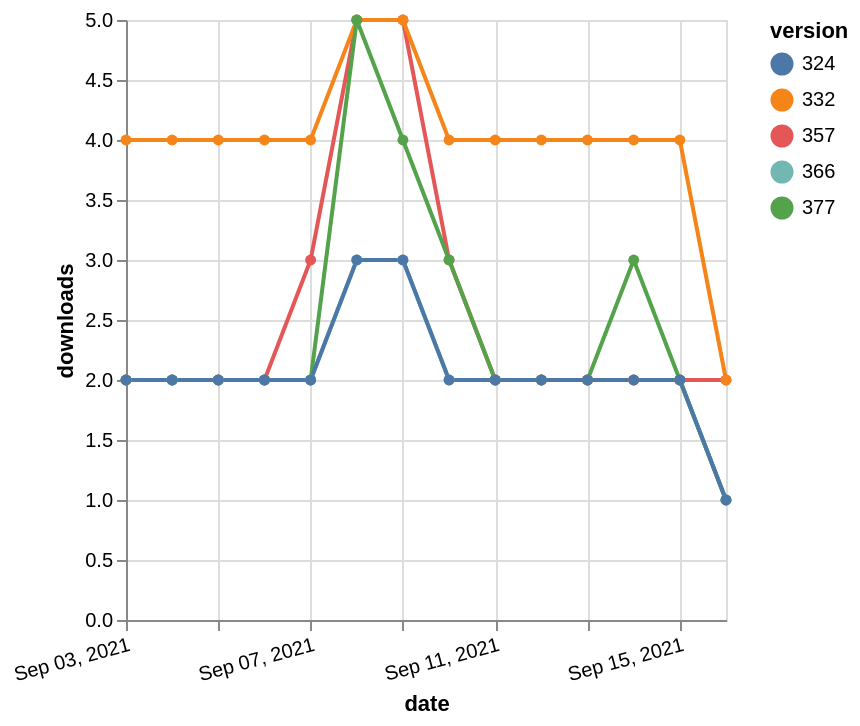

The Vega-Lite source for this figure:
### Vega-Lite specification from a JSON file in a GitHub repository (floating-point values rounded to 4 significant figures)
{"$schema": "https://vega.github.io/schema/vega-lite/v5.json", "description": "A simple bar chart with embedded data.", "data": {"values": [{"date": "2021-09-03", "total": 2309, "delta": 2, "version": "366"}, {"date": "2021-09-04", "total": 2311, "delta": 2, "version": "366"}, {"date": "2021-09-05", "total": 2313, "delta": 2, "version": "366"}, {"date": "2021-09-06", "total": 2315, "delta": 2, "version": "366"}, {"date": "2021-09-07", "total": 2317, "delta": 2, "version": "366"}, {"date": "2021-09-08", "total": 2320, "delta": 3, "version": "366"}, {"date": "2021-09-09", "total": 2323, "delta": 3, "version": "366"}, {"date": "2021-09-10", "total": 2325, "delta": 2, "version": "366"}, {"date": "2021-09-11", "total": 2327, "delta": 2, "version": "366"}, {"date": "2021-09-12", "total": 2329, "delta": 2, "version": "366"}, {"date": "2021-09-13", "total": 2331, "delta": 2, "version": "366"}, {"date": "2021-09-14", "total": 2333, "delta": 2, "version": "366"}, {"date": "2021-09-15", "total": 2335, "delta": 2, "version": "366"}, {"date": "2021-09-16", "total": 2336, "delta": 1, "version": "366"}, {"date": "2021-09-03", "total": 2890, "delta": 2, "version": "357"}, {"date": "2021-09-04", "total": 2892, "delta": 2, "version": "357"}, {"date": "2021-09-05", "total": 2894, "delta": 2, "version": "357"}, {"date": "2021-09-06", "total": 2896, "delta": 2, "version": "357"}, {"date": "2021-09-07", "total": 2899, "delta": 3, "version": "357"}, {"date": "2021-09-08", "total": 2904, "delta": 5, "version": "357"}, {"date": "2021-09-09", "total": 2909, "delta": 5, "version": "357"}, {"date": "2021-09-10", "total": 2912, "delta": 3, "version": "357"}, {"date": "2021-09-11", "total": 2914, "delta": 2, "version": "357"}, {"date": "2021-09-12", "total": 2916, "delta": 2, "version": "357"}, {"date": "2021-09-13", "total": 2918, "delta": 2, "version": "357"}, {"date": "2021-09-14", "total": 2920, "delta": 2, "version": "357"}, {"date": "2021-09-15", "total": 2922, "delta": 2, "version": "357"}, {"date": "2021-09-16", "total": 2924, "delta": 2, "version": "357"}, {"date": "2021-09-03", "total": 4943, "delta": 4, "version": "332"}, {"date": "2021-09-04", "total": 4947, "delta": 4, "version": "332"}, {"date": "2021-09-05", "total": 4951, "delta": 4, "version": "332"}, {"date": "2021-09-06", "total": 4955, "delta": 4, "version": "332"}, {"date": "2021-09-07", "total": 4959, "delta": 4, "version": "332"}, {"date": "2021-09-08", "total": 4964, "delta": 5, "version": "332"}, {"date": "2021-09-09", "total": 4969, "delta": 5, "version": "332"}, {"date": "2021-09-10", "total": 4973, "delta": 4, "version": "332"}, {"date": "2021-09-11", "total": 4977, "delta": 4, "version": "332"}, {"date": "2021-09-12", "total": 4981, "delta": 4, "version": "332"}, {"date": "2021-09-13", "total": 4985, "delta": 4, "version": "332"}, {"date": "2021-09-14", "total": 4989, "delta": 4, "version": "332"}, {"date": "2021-09-15", "total": 4993, "delta": 4, "version": "332"}, {"date": "2021-09-16", "total": 4995, "delta": 2, "version": "332"}, {"date": "2021-09-03", "total": 2125, "delta": 2, "version": "377"}, {"date": "2021-09-04", "total": 2127, "delta": 2, "version": "377"}, {"date": "2021-09-05", "total": 2129, "delta": 2, "version": "377"}, {"date": "2021-09-06", "total": 2131, "delta": 2, "version": "377"}, {"date": "2021-09-07", "total": 2133, "delta": 2, "version": "377"}, {"date": "2021-09-08", "total": 2138, "delta": 5, "version": "377"}, {"date": "2021-09-09", "total": 2142, "delta": 4, "version": "377"}, {"date": "2021-09-10", "total": 2145, "delta": 3, "version": "377"}, {"date": "2021-09-11", "total": 2147, "delta": 2, "version": "377"}, {"date": "2021-09-12", "total": 2149, "delta": 2, "version": "377"}, {"date": "2021-09-13", "total": 2151, "delta": 2, "version": "377"}, {"date": "2021-09-14", "total": 2154, "delta": 3, "version": "377"}, {"date": "2021-09-15", "total": 2156, "delta": 2, "version": "377"}, {"date": "2021-09-16", "total": 2157, "delta": 1, "version": "377"}, {"date": "2021-09-03", "total": 2639, "delta": 2, "version": "324"}, {"date": "2021-09-04", "total": 2641, "delta": 2, "version": "324"}, {"date": "2021-09-05", "total": 2643, "delta": 2, "version": "324"}, {"date": "2021-09-06", "total": 2645, "delta": 2, "version": "324"}, {"date": "2021-09-07", "total": 2647, "delta": 2, "version": "324"}, {"date": "2021-09-08", "total": 2650, "delta": 3, "version": "324"}, {"date": "2021-09-09", "total": 2653, "delta": 3, "version": "324"}, {"date": "2021-09-10", "total": 2655, "delta": 2, "version": "324"}, {"date": "2021-09-11", "total": 2657, "delta": 2, "version": "324"}, {"date": "2021-09-12", "total": 2659, "delta": 2, "version": "324"}, {"date": "2021-09-13", "total": 2661, "delta": 2, "version": "324"}, {"date": "2021-09-14", "total": 2663, "delta": 2, "version": "324"}, {"date": "2021-09-15", "total": 2665, "delta": 2, "version": "324"}, {"date": "2021-09-16", "total": 2666, "delta": 1, "version": "324"}]}, "width": "container", "mark": {"type": "line", "point": {"filled": true}}, "encoding": {"x": {"field": "date", "type": "temporal", "timeUnit": "yearmonthdate", "title": "date", "axis": {"labelAngle": -15}}, "y": {"field": "delta", "type": "quantitative", "title": "downloads"}, "color": {"field": "version", "type": "nominal"}, "tooltip": {"field": "delta"}}}
